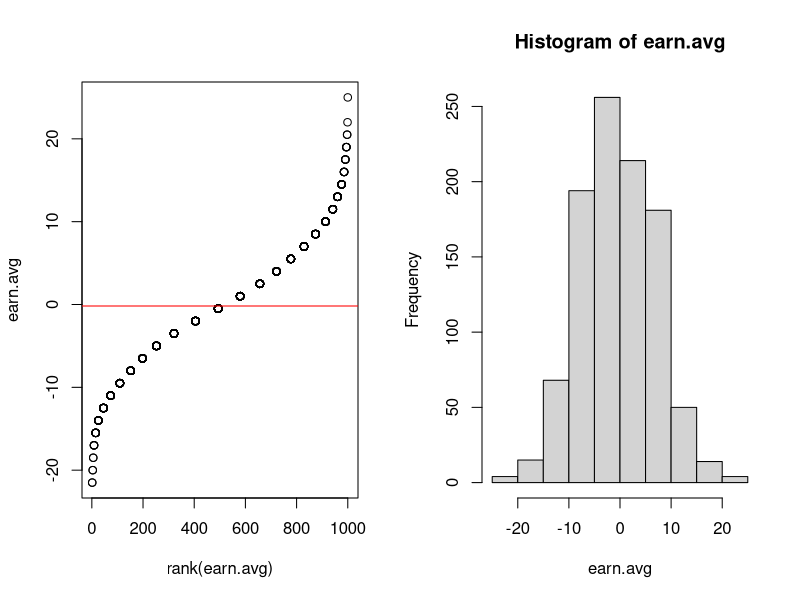

The R script that drew this image:
## Suppose a Binomial dist., n=100, p=0.3333
## win -> +100, lose -> -50
## Monte Carlo simulating 1,000 times

m <- 1000; n <- 100; p <- 0.3333
win <- 100; lose <- -50
binom.raw <- matrix(nrow=m, ncol=n)
earn <- matrix(nrow=m, ncol=n)
earn.avg <-c()

for (i in 1:m) {
  binom.raw[i,] <- rbinom(n, 1, p)
  for (j in 1:n ) {
    ifelse(binom.raw[i,j] == 1, earn[i,j] <- win, earn[i,j] <- lose)
  }
  earn.avg[i] <- mean(earn[i,])
}

summary(earn.avg)

windows(width=12, height=7)
par(mfrow=c(1,2)) 
  plot(rank(earn.avg),earn.avg)
    abline(h=mean(earn.avg), col="red")
  hist(earn.avg)
